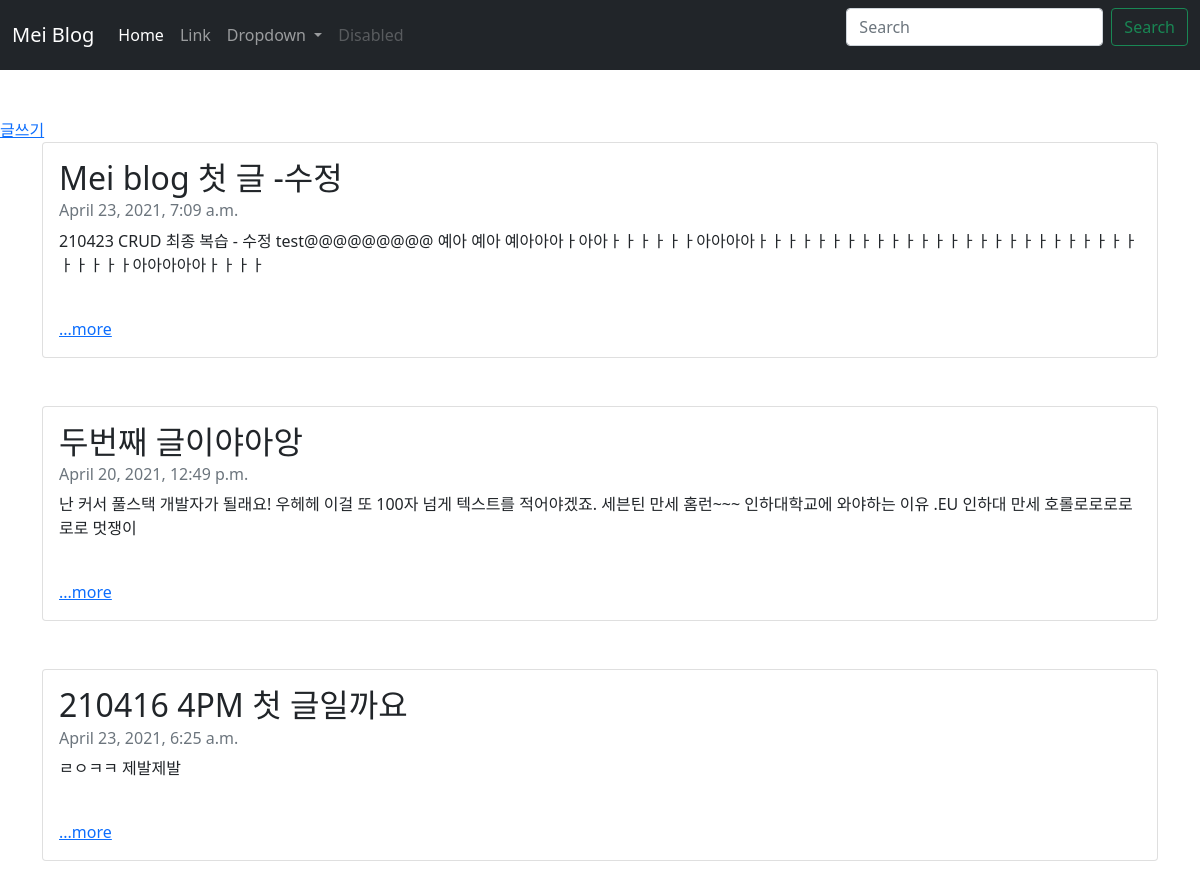
Before: / with the older database file.
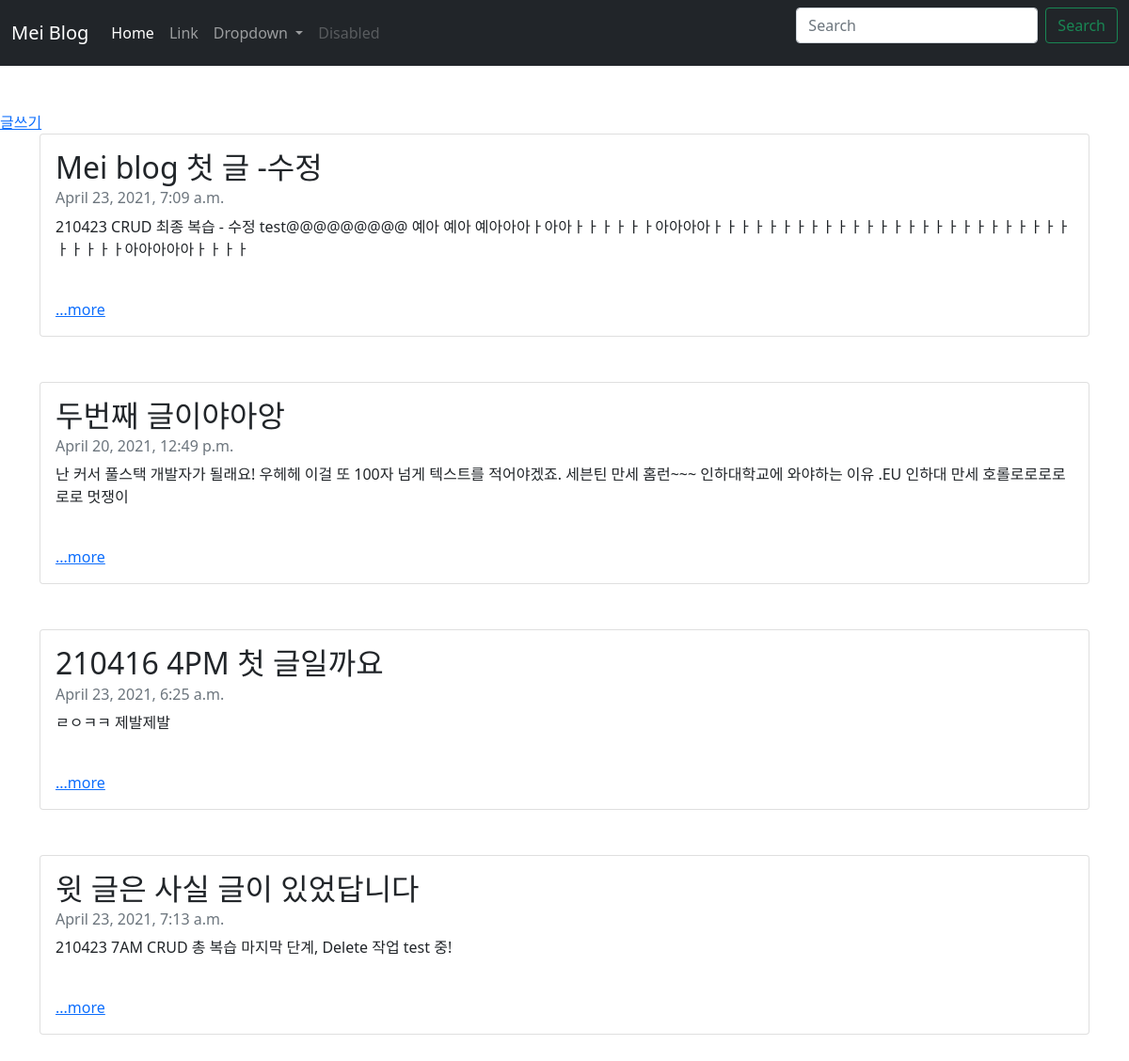
After: the same page with the newer database file.
### blogapp/models.py (models this page shows, shortened)
class Blog(models.Model) :
    title = models.CharField(max_length=200)
    pub_date = models.DateTimeField('date published')
    body = models.TextField()
    def summary(self) :
        return self.body[:100] # 100 글자 제한으로 return

### blogapp/views.py (the view)
# urls.py: 2. Add a URL to urlpatterns:  path('', views.home, name='home')
def home(request) :
    blogs = Blog.objects # model로부터 객체 목록을 전달
    return render(request, 'home.html', {'blogs' : blogs})

### blogapp/templates/home.html
{% extends 'base.html' %}
{% block contents %}
<body>
    <br><br>
    <footer>
        <a href="{% url 'new' %}">글쓰기</a>
    </footer>
    {% for blog in blogs.all %}
        <div class = "container">
            <div class="card">
                <div class="card-body">
                <h2 class="card-title">{{blog.title}}</h2>
                <h6 class="card-subtitle mb-2 text-muted">{{blog.pub_date}}</h6>
                <p class="card-text">{{blog.summary}}</p> <br>
                <a href="{% url 'detail' blog.id %}" class="card-link">...more</a>
                </div>
            </div>
        </div>
        <br><br>
      {% endfor %}
</body>
{% endblock %}

Changed rows visible on the page:
added Blog: title "윗 글은 사실 글이 있었답니다", pub_date "April 23, 2021, 7:13 a.m.", summary "210423 7AM CRUD 총 복습 마지막 단계, Delete 작업 test 중!"
